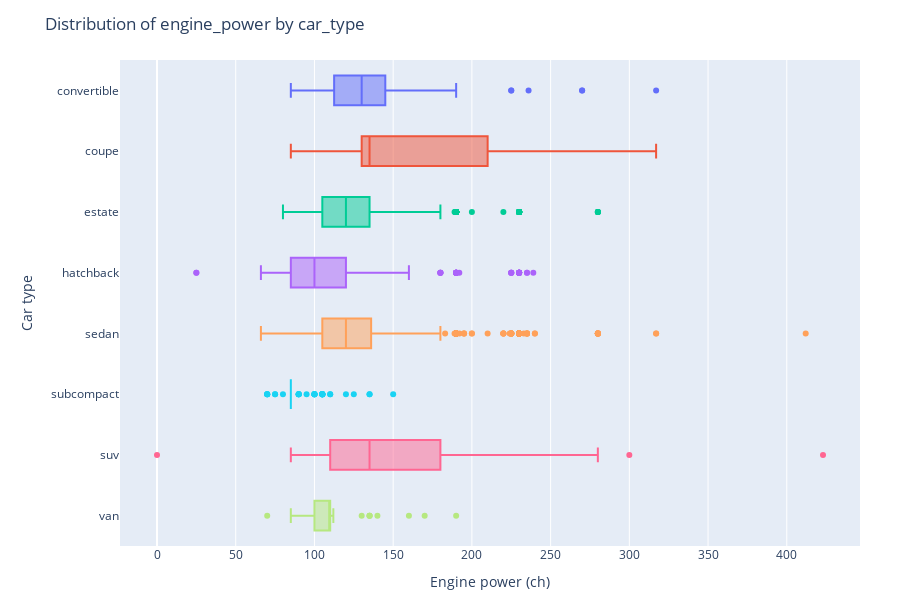

Notebook code cell kept with this figure:
### Code cell
# Box-plot of engine_power by car_type
fig = px.box(df,
            x="engine_power",
            y="car_type",
            orientation="h",
            points="outliers",
            color="car_type",
            hover_data=["model_key", "fuel", "mileage"],
            title="Distribution of engine_power by car_type")

fig.update_layout(
    xaxis_title="Engine power (ch)",
    yaxis_title="Car type",
    showlegend=False,
    height=600,
    margin=dict(l=120, r=40, t=60, b=40)
)

fig.show()

### Figure 1 — Plotly figure (JSON) as saved in the notebook; plotly's stock layout.template omitted (floating-point values rounded to 4 significant figures; data arrays with more than 128 entries replaced by an {"elided": "..."} marker saying what was removed)
{"data": [{"alignmentgroup": "True", "boxpoints": "outliers", "customdata": {"elided": "47x3 mixed values"}, "hovertemplate": "car_type=%{y}<br>engine_power=%{x}<br>model_key=%{customdata[0]}<br>fuel=%{customdata[1]}<br>mileage=%{customdata[2]}<extra></extra>", "legendgroup": "convertible", "marker": {"color": "#636efa"}, "name": "convertible", "notched": false, "offsetgroup": "convertible", "orientation": "h", "showlegend": true, "type": "box", "x": [100, 317, 120, 135, 160, 225, 145, 105, 125, 135, 135, 145, 135, 135, 120, 130, 135, 270, 145, 110, 225, 100, 135, 140, 180, 85, 190, 135, 125, 120, 105, 110, 100, 135, 120, 125, 105, 270, 110, 120, 120, 236, 180, 120, 130, 110, 105], "x0": " ", "xaxis": "x", "y": ["convertible", "convertible", "convertible", "convertible", "convertible", "convertible", "convertible", "convertible", "convertible", "convertible", "convertible", "convertible", "convertible", "convertible", "convertible", "convertible", "convertible", "convertible", "convertible", "convertible", "convertible", "convertible", "convertible", "convertible", "convertible", "convertible", "convertible", "convertible", "convertible", "convertible", "convertible", "convertible", "convertible", "convertible", "convertible", "convertible", "convertible", "convertible", "convertible", "convertible", "convertible", "convertible", "convertible", "convertible", "convertible", "convertible", "convertible"], "y0": " ", "yaxis": "y"}, {"alignmentgroup": "True", "boxpoints": "outliers", "customdata": {"elided": "104x3 mixed values"}, "hovertemplate": "car_type=%{y}<br>engine_power=%{x}<br>model_key=%{customdata[0]}<br>fuel=%{customdata[1]}<br>mileage=%{customdata[2]}<extra></extra>", "legendgroup": "coupe", "marker": {"color": "#EF553B"}, "name": "coupe", "notched": false, "offsetgroup": "coupe", "orientation": "h", "showlegend": true, "type": "box", "x": [135, 135, 100, 105, 120, 135, 135, 140, 160, 110, 240, 85, 135, 225, 160, 250, 230, 135, 230, 135, 309, 230, 120, 140, 135, 317, 309, 135, 230, 100, 130, 230, 230, 130, 135, 135, 135, 240, 130, 230, 130, 135, 120, 170, 135, 135, 309, 135, 170, 135, 120, 135, 230, 135, 130, 240, 135, 225, 135, 135, 190, 230, 135, 230, 120, 230, 142, 140, 230, 190, 135, 190, 120, 225, 120, 135, 120, 120, 120, 140, 130, 120, 120, 155, 120, 130, 210, 135, 110, 105, 100, 230, 309, 170, 120, 210, 120, 145, 135, 120, 105, 135, 135, 190], "x0": " ", "xaxis": "x", "y": ["coupe", "coupe", "coupe", "coupe", "coupe", "coupe", "coupe", "coupe", "coupe", "coupe", "coupe", "coupe", "coupe", "coupe", "coupe", "coupe", "coupe", "coupe", "coupe", "coupe", "coupe", "coupe", "coupe", "coupe", "coupe", "coupe", "coupe", "coupe", "coupe", "coupe", "coupe", "coupe", "coupe", "coupe", "coupe", "coupe", "coupe", "coupe", "coupe", "coupe", "coupe", "coupe", "coupe", "coupe", "coupe", "coupe", "coupe", "coupe", "coupe", "coupe", "coupe", "coupe", "coupe", "coupe", "coupe", "coupe", "coupe", "coupe", "coupe", "coupe", "coupe", "coupe", "coupe", "coupe", "coupe", "coupe", "coupe", "coupe", "coupe", "coupe", "coupe", "coupe", "coupe", "coupe", "coupe", "coupe", "coupe", "coupe", "coupe", "coupe", "coupe", "coupe", "coupe", "coupe", "coupe", "coupe", "coupe", "coupe", "coupe", "coupe", "coupe", "coupe", "coupe", "coupe", "coupe", "coupe", "coupe", "coupe", "coupe", "coupe", "coupe", "coupe", "coupe", "coupe"], "y0": " ", "yaxis": "y"}, {"alignmentgroup": "True", "boxpoints": "outliers", "customdata": {"elided": "1606x3 mixed values"}, "hovertemplate": "car_type=%{y}<br>engine_power=%{x}<br>model_key=%{customdata[0]}<br>fuel=%{customdata[1]}<br>mileage=%{customdata[2]}<extra></extra>", "legendgroup": "estate", "marker": {"color": "#00cc96"}, "name": "estate", "notched": false, "offsetgroup": "estate", "orientation": "h", "showlegend": true, "type": "box", "x": {"elided": "1606 int values"}, "x0": " ", "xaxis": "x", "y": {"elided": "1606 str values"}, "y0": " ", "yaxis": "y"}, {"alignmentgroup": "True", "boxpoints": "outliers", "customdata": {"elided": "699x3 mixed values"}, "hovertemplate": "car_type=%{y}<br>engine_power=%{x}<br>model_key=%{customdata[0]}<br>fuel=%{customdata[1]}<br>mileage=%{customdata[2]}<extra></extra>", "legendgroup": "hatchback", "marker": {"color": "#ab63fa"}, "name": "hatchback", "notched": false, "offsetgroup": "hatchback", "orientation": "h", "showlegend": true, "type": "box", "x": {"elided": "699 int values"}, "x0": " ", "xaxis": "x", "y": {"elided": "699 str values"}, "y0": " ", "yaxis": "y"}, {"alignmentgroup": "True", "boxpoints": "outliers", "customdata": {"elided": "1168x3 mixed values"}, "hovertemplate": "car_type=%{y}<br>engine_power=%{x}<br>model_key=%{customdata[0]}<br>fuel=%{customdata[1]}<br>mileage=%{customdata[2]}<extra></extra>", "legendgroup": "sedan", "marker": {"color": "#FFA15A"}, "name": "sedan", "notched": false, "offsetgroup": "sedan", "orientation": "h", "showlegend": true, "type": "box", "x": {"elided": "1168 int values"}, "x0": " ", "xaxis": "x", "y": {"elided": "1168 str values"}, "y0": " ", "yaxis": "y"}, {"alignmentgroup": "True", "boxpoints": "outliers", "customdata": {"elided": "117x3 mixed values"}, "hovertemplate": "car_type=%{y}<br>engine_power=%{x}<br>model_key=%{customdata[0]}<br>fuel=%{customdata[1]}<br>mileage=%{customdata[2]}<extra></extra>", "legendgroup": "subcompact", "marker": {"color": "#19d3f3"}, "name": "subcompact", "notched": false, "offsetgroup": "subcompact", "orientation": "h", "showlegend": true, "type": "box", "x": [105, 85, 85, 85, 85, 85, 85, 85, 85, 85, 100, 85, 100, 85, 85, 85, 105, 85, 85, 85, 85, 85, 85, 85, 80, 85, 85, 85, 70, 85, 85, 150, 85, 90, 105, 85, 85, 85, 85, 105, 85, 105, 85, 85, 85, 85, 85, 85, 85, 85, 85, 85, 85, 120, 85, 95, 85, 85, 85, 105, 85, 85, 85, 85, 85, 85, 75, 85, 90, 85, 85, 85, 100, 90, 85, 85, 70, 85, 90, 85, 105, 70, 85, 85, 85, 85, 85, 85, 105, 85, 85, 85, 100, 85, 85, 105, 85, 110, 85, 100, 85, 100, 85, 85, 85, 85, 75, 85, 90, 85, 85, 135, 135, 125, 85, 110, 70], "x0": " ", "xaxis": "x", "y": ["subcompact", "subcompact", "subcompact", "subcompact", "subcompact", "subcompact", "subcompact", "subcompact", "subcompact", "subcompact", "subcompact", "subcompact", "subcompact", "subcompact", "subcompact", "subcompact", "subcompact", "subcompact", "subcompact", "subcompact", "subcompact", "subcompact", "subcompact", "subcompact", "subcompact", "subcompact", "subcompact", "subcompact", "subcompact", "subcompact", "subcompact", "subcompact", "subcompact", "subcompact", "subcompact", "subcompact", "subcompact", "subcompact", "subcompact", "subcompact", "subcompact", "subcompact", "subcompact", "subcompact", "subcompact", "subcompact", "subcompact", "subcompact", "subcompact", "subcompact", "subcompact", "subcompact", "subcompact", "subcompact", "subcompact", "subcompact", "subcompact", "subcompact", "subcompact", "subcompact", "subcompact", "subcompact", "subcompact", "subcompact", "subcompact", "subcompact", "subcompact", "subcompact", "subcompact", "subcompact", "subcompact", "subcompact", "subcompact", "subcompact", "subcompact", "subcompact", "subcompact", "subcompact", "subcompact", "subcompact", "subcompact", "subcompact", "subcompact", "subcompact", "subcompact", "subcompact", "subcompact", "subcompact", "subcompact", "subcompact", "subcompact", "subcompact", "subcompact", "subcompact", "subcompact", "subcompact", "subcompact", "subcompact", "subcompact", "subcompact", "subcompact", "subcompact", "subcompact", "subcompact", "subcompact", "subcompact", "subcompact", "subcompact", "subcompact", "subcompact", "subcompact", "subcompact", "subcompact", "subcompact", "subcompact", "subcompact", "subcompact"], "y0": " ", "yaxis": "y"}, {"alignmentgroup": "True", "boxpoints": "outliers", "customdata": {"elided": "1058x3 mixed values"}, "hovertemplate": "car_type=%{y}<br>engine_power=%{x}<br>model_key=%{customdata[0]}<br>fuel=%{customdata[1]}<br>mileage=%{customdata[2]}<extra></extra>", "legendgroup": "suv", "marker": {"color": "#FF6692"}, "name": "suv", "notched": false, "offsetgroup": "suv", "orientation": "h", "showlegend": true, "type": "box", "x": {"elided": "1058 int values"}, "x0": " ", "xaxis": "x", "y": {"elided": "1058 str values"}, "y0": " ", "yaxis": "y"}, {"alignmentgroup": "True", "boxpoints": "outliers", "customdata": {"elided": "44x3 mixed values"}, "hovertemplate": "car_type=%{y}<br>engine_power=%{x}<br>model_key=%{customdata[0]}<br>fuel=%{customdata[1]}<br>mileage=%{customdata[2]}<extra></extra>", "legendgroup": "van", "marker": {"color": "#B6E880"}, "name": "van", "notched": false, "offsetgroup": "van", "orientation": "h", "showlegend": true, "type": "box", "x": [100, 110, 110, 110, 85, 140, 110, 110, 112, 85, 85, 85, 190, 110, 85, 135, 135, 110, 135, 130, 110, 100, 100, 110, 112, 85, 170, 70, 100, 110, 85, 85, 100, 100, 85, 110, 110, 100, 110, 110, 100, 110, 110, 160], "x0": " ", "xaxis": "x", "y": ["van", "van", "van", "van", "van", "van", "van", "van", "van", "van", "van", "van", "van", "van", "van", "van", "van", "van", "van", "van", "van", "van", "van", "van", "van", "van", "van", "van", "van", "van", "van", "van", "van", "van", "van", "van", "van", "van", "van", "van", "van", "van", "van", "van"], "y0": " ", "yaxis": "y"}], "layout": {"boxmode": "overlay", "height": 600, "legend": {"title": {"text": "car_type"}, "tracegroupgap": 0}, "margin": {"b": 40, "l": 120, "r": 40, "t": 60}, "showlegend": false, "title": {"text": "Distribution of engine_power by car_type"}, "xaxis": {"anchor": "y", "domain": [0, 1], "title": {"text": "Engine power (ch)"}}, "yaxis": {"anchor": "x", "categoryarray": ["van", "suv", "subcompact", "sedan", "hatchback", "estate", "coupe", "convertible"], "categoryorder": "array", "domain": [0, 1], "title": {"text": "Car type"}}}}
